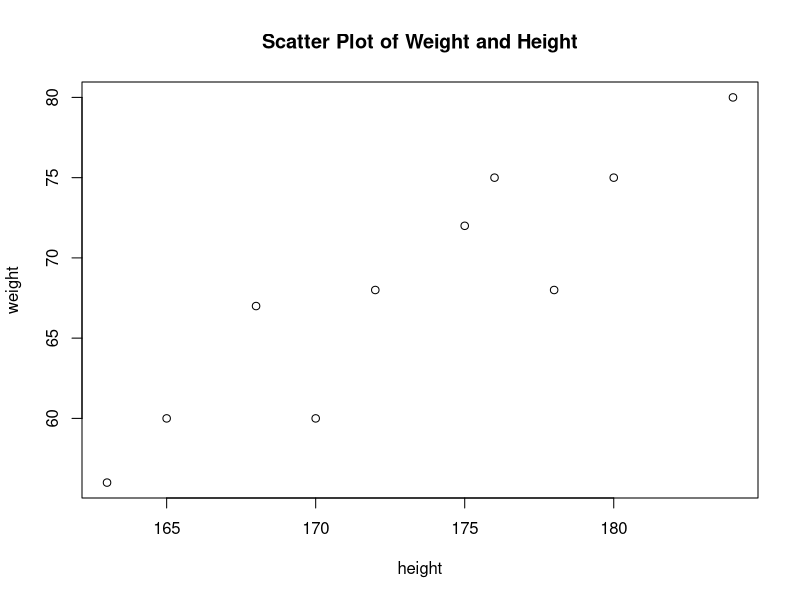

Write R code to recreate this figure.
df <- read.csv("HeightWeightData.csv")

png("scatter.png")

plot(
    df$height,
    df$weight,
    xlab = "height",
    ylab = "weight",
    main = "Scatter Plot of Weight and Height"
)



dev.off()